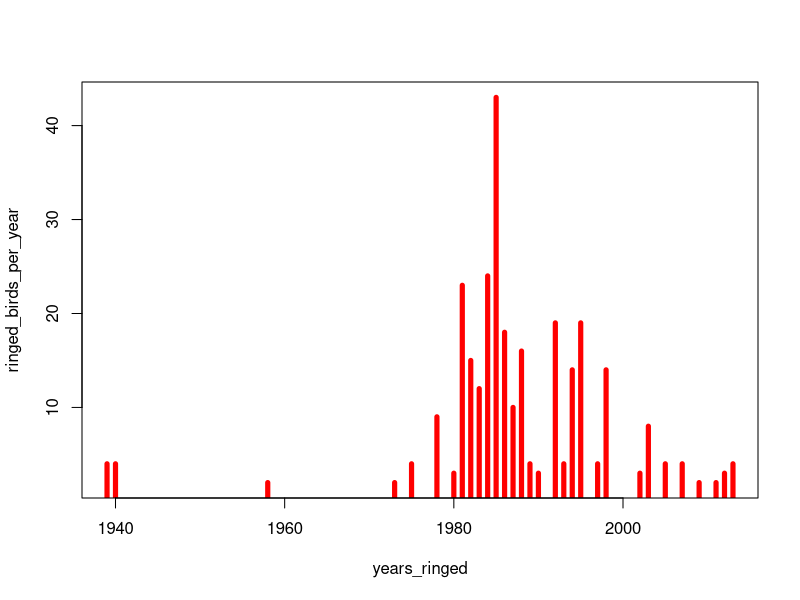
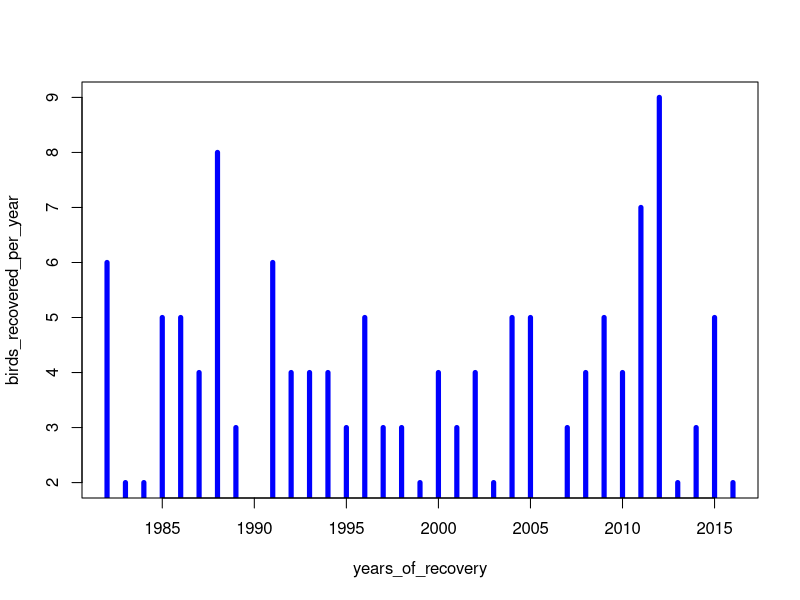
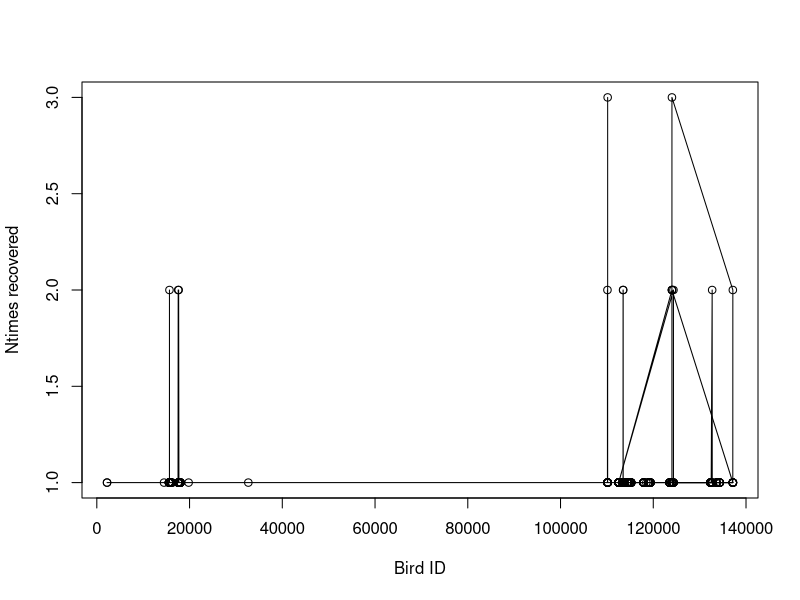

Source code (R) for these figures, in order:
## ---- chunk 1
dringed<-read.csv("Gyrs_ringed.csv")
head(dringed) # What's in the data table
length(unique(dringed$RingNo)) #How many unique bird IDs
## ---- chunk 2
drecov<-read.csv("Gyrs_recovered.csv")
length(unique(drecov$RingNo)) #How many unique bird IDs in Gyrs_recovered.csv
## ---- chunk 3
dringed$Year=format(as.Date(dringed$RingingDate, format="%d/%m/%Y"),"%Y")
years_ringed=sort(unique(as.numeric(na.omit(dringed$Year))))
ringed_birds_per_year=years_ringed # initializing
for (k in 1:length(years_ringed)){
  ringed_birds_per_year[k]=length(unique(dringed$RingNo[dringed$Year==years_ringed[k]]))
}
plot(years_ringed,ringed_birds_per_year,type="h",lwd=5,col="red")
#ggplot(data=,aes(x=years_ringed, y=ringed_birds_per_year)) + geom_bar(stat="identity")
## ---- chunk 4
drecov$Year=format(as.Date(drecov$RecoveryDate, format="%d/%m/%Y"),"%Y")
years_of_recovery=sort(unique(as.numeric(na.omit(drecov$Year))))
birds_recovered_per_year=years_of_recovery# initializing
for (k in 1:length(years_of_recovery)){
  birds_recovered_per_year[k]=length(unique(drecov$RingNo[drecov$Year==years_of_recovery[k]]))
}
plot(years_of_recovery,birds_recovered_per_year,type="h",lwd=5,col="blue")
## ---- chunk 5
bird_recovered_list=unique(drecov$RingNo)
ntimes_recovered=rep(0,length(bird_recovered_list))
for (k in 1:length(bird_recovered_list)){
  ntimes_recovered[k]=sum(drecov$RingNo==bird_recovered_list[k])
}
plot(bird_recovered_list,ntimes_recovered,type="o",lwd=1,col="black",xlab="Bird ID",ylab= "Ntimes recovered")
table(ntimes_recovered)
## ---- chunk 6
table(drecov$RecoveryCode) ## these are all the recovery codes that we have (top row), and how many of those we have in the dataset (bottom row). For instance, we can see 15 read colourmarks. We need to simplify this complexity to some extent by aggregating some values.  

